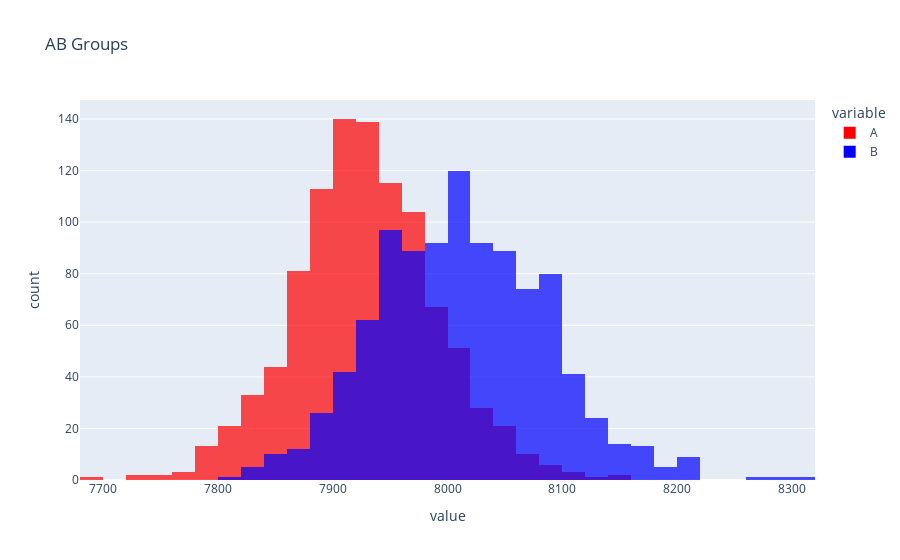

This figure's notebook cell:
### Markdown cell above
P-value > 0.05 => между выборками есть статистически значимая разница, что видно даже на графике

### Code cell
import plotly.express as px


fig = px.histogram(x=[sample_a_mean, sample_b_mean], 
                   color_discrete_sequence=['red', 'blue'], 
                   nbins=40, opacity=0.7,
                   labels={'x': 'Sample Mean', 'color': 'Group'},
                   title='AB Groups',
                   barmode='overlay')

for idx, name in enumerate(['A','B']):
    fig.data[idx].name = name
    fig.data[idx].hovertemplate = name

fig.show()

### Figure 1 — Plotly figure (JSON) as saved in the notebook; plotly's stock layout.template omitted (floating-point values rounded to 4 significant figures; data arrays with more than 128 entries replaced by an {"elided": "..."} marker saying what was removed)
{"data": [{"alignmentgroup": "True", "bingroup": "x", "hovertemplate": "A", "legendgroup": "wide_variable_0", "marker": {"color": "red", "opacity": 0.7, "pattern": {"shape": ""}}, "name": "A", "nbinsx": 40, "offsetgroup": "wide_variable_0", "orientation": "v", "showlegend": true, "type": "histogram", "x": {"elided": "1000 float values"}, "xaxis": "x", "yaxis": "y"}, {"alignmentgroup": "True", "bingroup": "x", "hovertemplate": "B", "legendgroup": "wide_variable_1", "marker": {"color": "blue", "opacity": 0.7, "pattern": {"shape": ""}}, "name": "B", "nbinsx": 40, "offsetgroup": "wide_variable_1", "orientation": "v", "showlegend": true, "type": "histogram", "x": {"elided": "1000 float values"}, "xaxis": "x", "yaxis": "y"}], "layout": {"barmode": "overlay", "legend": {"title": {"text": "variable"}, "tracegroupgap": 0}, "title": {"text": "AB Groups"}, "xaxis": {"anchor": "y", "domain": [0, 1], "title": {"text": "value"}}, "yaxis": {"anchor": "x", "domain": [0, 1], "title": {"text": "count"}}}}
